Frame 1 (no input): blank canvas, image omitted
Frame 60 (no input): blank canvas, image omitted
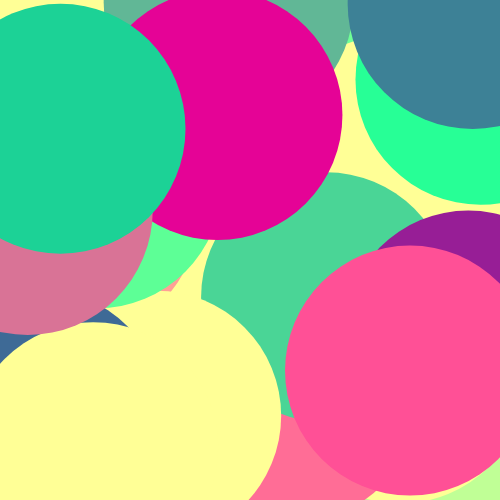
Frame 120 (the mouse pressed at the canvas centre since frame 60)

The p5.js sketch whose frames 1 and 60 were blank and that drew this single picture after the mouse press (run headless with seeded random() and noise() and a simulated clock; from frame 60 on, the mouse is pressed at the canvas centre):

// p5.js sketch
// ── sketch.js
var myRandomNumX;
var myRandomNumY;


function setup() {
  createCanvas(500,500);
  background(200);
}

function draw () {
  myRandomNumX = random(width);
  myRandomNumY = random(height);

  ellipse(myRandomNumX, myRandomNumY, mouseX, mouseX);
  fill(myRandomNumX, myRandomNumY, 150);
  noStroke();
}
